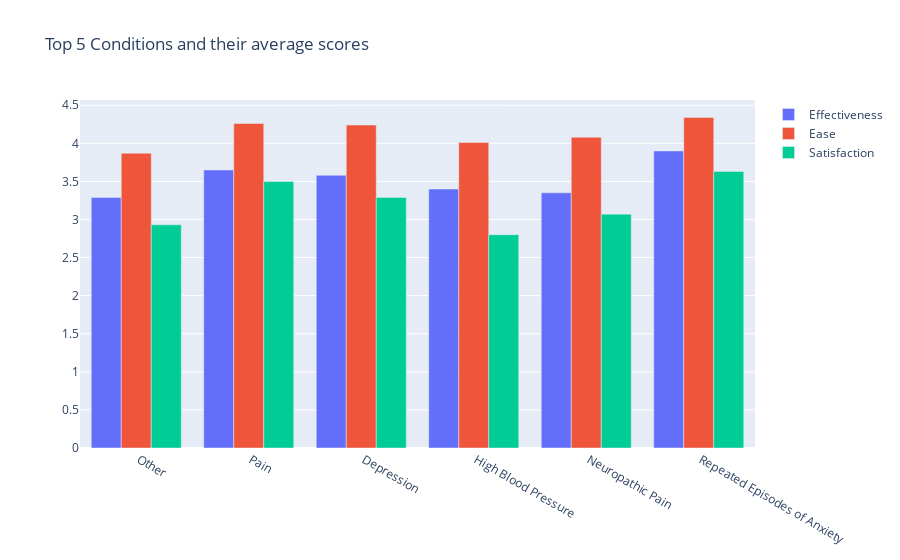

Notebook code for this chart:
### Code cell
# Top 5 Conditions and Average Scores

top5_condition = condition_df.sort_values(by = ['count'], ascending = False)[:6]

import plotly.graph_objects as go

fig = go.Figure(data=[
    go.Bar(name='Effectiveness', x= top5_condition['Condition'], y= top5_condition['Effectiveness']),
    go.Bar(name='Ease', x = top5_condition['Condition'], y = top5_condition['Ease']),
    go.Bar(name='Satisfaction', x = top5_condition['Condition'], y = top5_condition['Satisfaction'])
])
# Change the bar mode
fig.update_layout(barmode='group')
fig.update_layout(title='Top 5 Conditions and their average scores')
fig.show()

### Figure 1 — Plotly figure (JSON) as saved in the notebook; plotly's stock layout.template omitted (floating-point values rounded to 4 significant figures)
{"data": [{"name": "Effectiveness", "type": "bar", "x": [" Other", " Pain", " Depression", " High Blood Pressure", " Neuropathic Pain", " Repeated Episodes of Anxiety"], "y": [3.29, 3.65, 3.58, 3.4, 3.35, 3.9]}, {"name": "Ease", "type": "bar", "x": [" Other", " Pain", " Depression", " High Blood Pressure", " Neuropathic Pain", " Repeated Episodes of Anxiety"], "y": [3.87, 4.26, 4.24, 4.01, 4.08, 4.34]}, {"name": "Satisfaction", "type": "bar", "x": [" Other", " Pain", " Depression", " High Blood Pressure", " Neuropathic Pain", " Repeated Episodes of Anxiety"], "y": [2.93, 3.5, 3.29, 2.8, 3.07, 3.63]}], "layout": {"barmode": "group", "title": {"text": "Top 5 Conditions and their average scores"}}}
